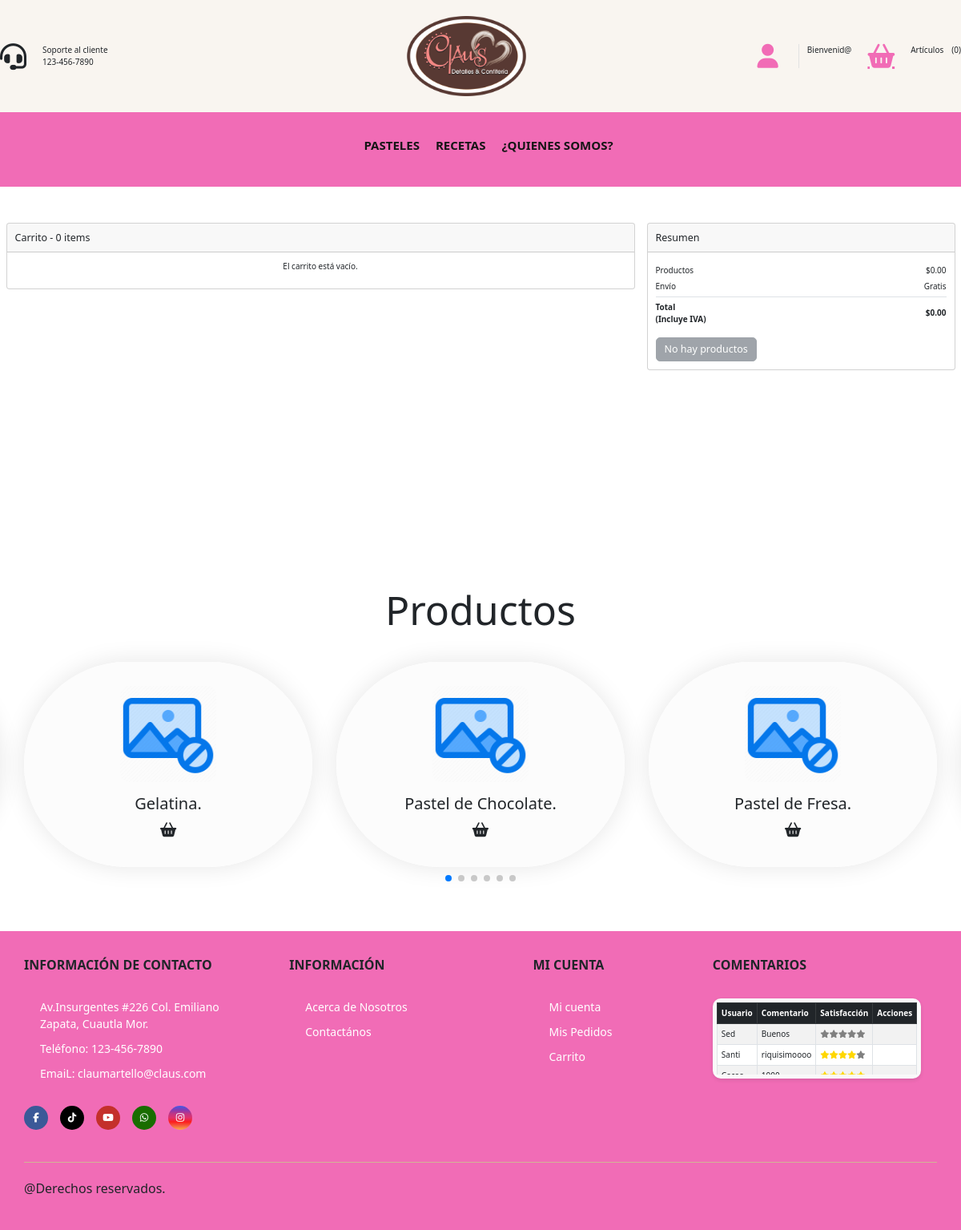
Before: /Vista/carrito.php with the older database file.
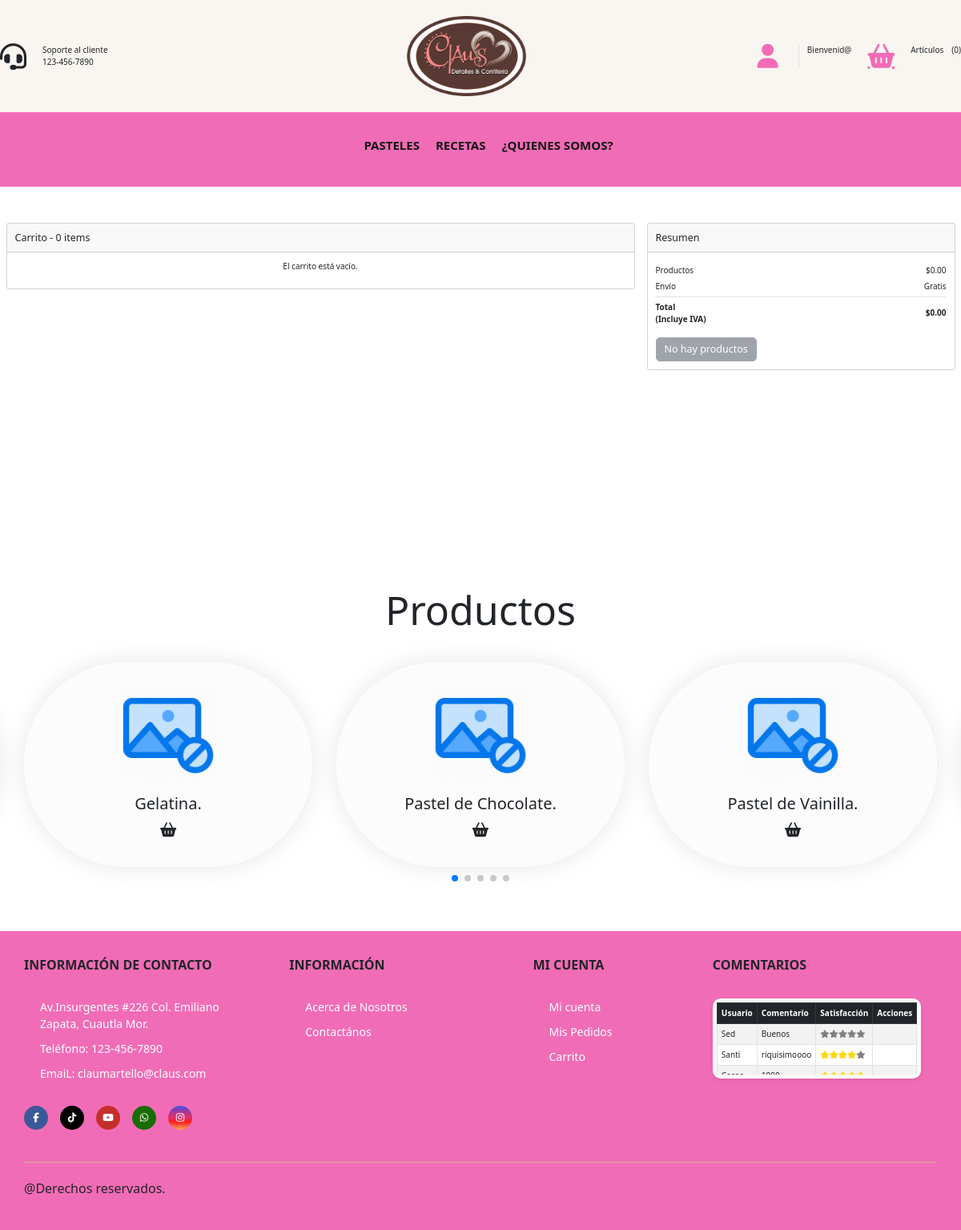
After: the same page with the newer database file.
### tables this page shows
CREATE TABLE `pasteles` (
  `id_pastel` int(11) NOT NULL COMMENT 'Guarda el numero identificador del usuario',
  `nombreP` varchar(20) NOT NULL COMMENT 'Guarda el nombre del pastel',
  `descripcion` text NOT NULL COMMENT 'Guarda una descripcion de lo que contiene el pastel',
  `precio` int(11) NOT NULL DEFAULT 0 COMMENT 'Guarda el precio del pastel',
  `visualizacion` varchar(15) NOT NULL COMMENT 'Se alamacena uno o cero dependiendo si se desea visualizar el pastel',
  PRIMARY KEY (`id_pastel`)
);

CREATE TABLE `comentarios` (
  `id` int(11) NOT NULL AUTO_INCREMENT,
  `idUsuario` varchar(10) DEFAULT NULL COMMENT 'Guarda el numero identificador del usuario que hizo el comentario',
  `comentario` text DEFAULT NULL COMMENT 'Guarda el comentario realizado por el usuario',
  `satisfaccion` int(11) NOT NULL COMMENT 'Guarda la satisfacci?n del usuario con el servicio (1-5)',
  PRIMARY KEY (`id`),
  KEY `idUsuario` (`idUsuario`),
  CONSTRAINT `comentarios_ibfk_1` FOREIGN KEY (`idUsuario`) REFERENCES `usuarios` (`usuario`) ON DELETE CASCADE ON UPDATE CASCADE
);

CREATE TABLE `usuarios` (
  `usuario` varchar(10) NOT NULL COMMENT 'Guarda el nombre identificador del usuario',
  `nombre` varchar(20) NOT NULL COMMENT 'Guarda el nombre real del usuario',
  `apellido` varchar(20) NOT NULL COMMENT 'Guarda el apellido del usuario',
  `correo` varchar(30) NOT NULL COMMENT 'Guarda el correo del usuario',
  `contrasena` varchar(30) NOT NULL COMMENT 'Guarda la contrasenia del usuario',
  `rol` int(11) NOT NULL COMMENT 'Tipo de rol del usuario',
  `calle` varchar(30) DEFAULT NULL COMMENT 'Guarda nombre de la calle del usuario',
  `colonia` varchar(30) DEFAULT NULL COMMENT 'Guarda nombre de la colonia del usuario',
  `cod_postal` int(11) DEFAULT NULL COMMENT 'Guarda codigo postal del usuario',
  `numero` int(11) DEFAULT NULL COMMENT 'Guarda numero de casa del usuario',
  `estado` varchar(30) DEFAULT NULL COMMENT 'Guarda nombre del estado del usuario',
  `ciudad` varchar(30) DEFAULT NULL COMMENT 'Guarda nombre de la ciudad del usuario',
  PRIMARY KEY (`usuario`),
  KEY `rol` (`rol`),
  CONSTRAINT `usuarios_ibfk_1` FOREIGN KEY (`rol`) REFERENCES `rol` (`id_rol`) ON UPDATE CASCADE
);

### Vista/carrito.php (the view, shortened to what the rows shown need)
<?php require '../Static/head.php'; ?>
<link rel="stylesheet" href="../Static/css/CarritoStyle.css" />
<body>
    <section class="produ" id="produ">
        <div class="heading">
            <h1 class="heading-1">Productos</h1>
        </div>
        <div class="swiper produ-row">
            <div class="swiper-wrapper">
                <?php
                $counter = 4;
                foreach (array_slice($pasteles, 3) as $row) {
                    $imagen = "../Static/img/Productos/" . $row['nombreP'] . ".png";
                    if (!file_exists($imagen)) {
                        $imagen = "../Static/img/nophoto.png";
                    }
                    ?>
                    <div class="swiper-slide box">
                        <div class="img">
                            <img onclick="handleButtonClick(<?php echo $counter; ?>, '<?php echo $url; ?>', <?php echo $row['id_pastel']; ?>,
                                    '<?php echo htmlspecialchars($row['descripcion'], ENT_QUOTES); ?>')" src="<?php echo $imagen; ?>" alt="">
                        </div>
                        <div class="produ-content">
                            <h3><?php echo $row['nombreP']; ?>.</h3>
                            <div class="orderNow">
                                <button class="fa-solid fa-basket-shopping"
                                    onclick="handleButtonClick(<?php echo $counter; ?>, '<?php echo $url; ?>', <?php echo $row['id_pastel']; ?>,
                                    '<?php echo htmlspecialchars($row['descripcion'], ENT_QUOTES); ?>')">
                                </button>
                            </div>
                        </div>
                    </div>
                    <?php
                    $counter++;
                }
                ?>
            </div>
        </div>
    </section>
    <?php require '../Static/footer.php';?>
</body>

### Static/footer.php (shortened to what the rows shown need)
<footer class="footer">
			<div class="container container-footer">
				<div class="menu-footer">
					<div class="newsletter">
						<div class="content">
              <div class="comentarios">
                <div class="table-responsive">
                    <table class="table table-striped table-bordered table-hover">
                        <thead class="table-dark">
                            <tr>
                                <th>Usuario</th>
                                <th>Comentario</th>
                                <th>Satisfacción</th>
                                <th>Acciones</th>
                            </tr>
                        </thead>
                        <tbody>
                            <?php
                            $consulta = "SELECT c.idUsuario, c.id ,c.comentario, c.satisfaccion, u.nombre FROM comentarios c JOIN usuarios u ON c.idUsuario = u.usuario;";
                            $resultado = mysqli_query($conexion, $consulta);
                            if (mysqli_num_rows($resultado) > 0) {
                                while ($row = mysqli_fetch_assoc($resultado)) {
                                    $nombre = $row['nombre'];
                                    $com = $row['comentario'];
                                    $satisfaccion = $row['satisfaccion'];
                            ?>
                            <tr>
                                <td><?php echo $nombre; ?></td>
                                <td><?php echo $com; ?></td>
                                <td>
                                    <?php
                                    for ($i = 1; $i <= 5; $i++) {
                                        if ($i <= $satisfaccion) {
                                            echo '<i class="fa fa-star" style="color: gold;"></i>';
                                        } else {
                                            echo '<i class="fa fa-star" style="color: gray;"></i>';
                                        }
                                    }
                                    ?>
                                </td>
                                <td>
                                </td>
                            </tr>
                            <?php
                                }
                            } else {
                                echo '<tr><td colspan="4">No hay Comentarios disponibles.</td></tr>';
                            }
                            ?>
                        </tbody>
                    </table>
                </div>
            </div>
						</div>
					</div>
				</div>
			</div>
		</footer>

Changed rows visible on the page:
removed pasteles: nombreP "Pastel de Fresa"
now on this page (row unchanged): pasteles: nombreP "Pastel de Vainilla"
